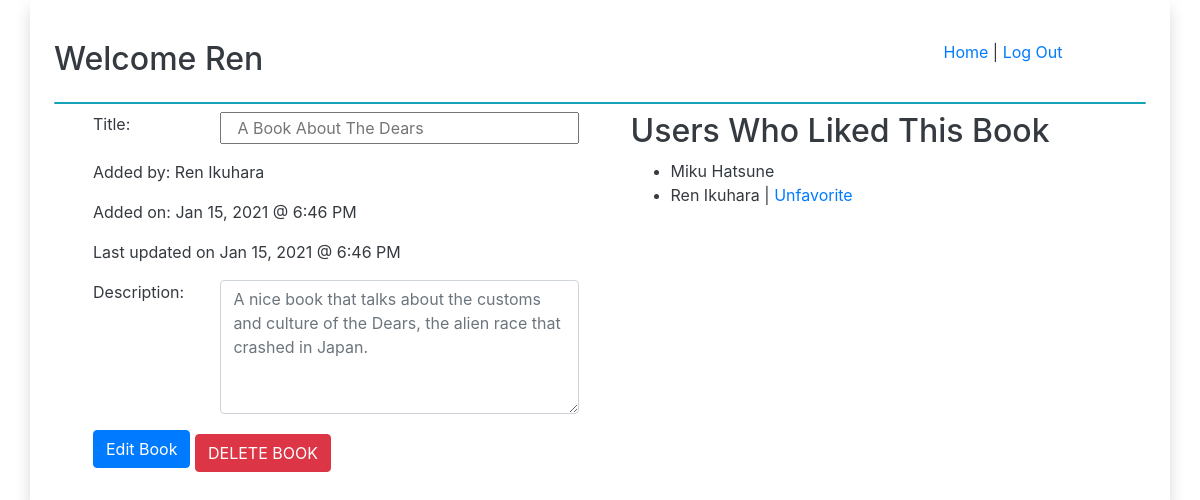
Screenshot of /book/2 (signed in) with the database file from the repository.
### Favorite_Books/models.py (models this page shows)
class Users(models.Model):
    first_name = models.CharField(max_length = 100)
    last_name = models.CharField(max_length = 100)
    email = models.EmailField()
    password = models.CharField(max_length = 255)
    created_at = models.DateTimeField(auto_now_add = True)
    updated_at = models.DateTimeField(auto_now = True)
    objects = ValidationTest()

class Books(models.Model):
    title = models.CharField(max_length = 255)
    description = models.TextField()
    created_at = models.DateTimeField(auto_now_add = True)
    updated_at = models.DateTimeField(auto_now = True)
    uploaded_by = models.ForeignKey(
        Users,
        related_name = "books_added",
        on_delete = CASCADE
    )
    users_who_fav = models.ManyToManyField(
        Users,
        related_name = "fav_books",
    )

### Favorite_Books/views.py (the view)
# urls.py: path('book/<bookid>', views.view_book, name = 'view_book'),
def view_book(request, bookid):
    this_book = Books.objects.get(id = bookid)
    this_user = Users.objects.get(id = request.session['userid'])
    context = {
            'book': this_book,
            'loggedinuser': this_user,
            'pagetitle': this_book.title
        }
    if this_book.uploaded_by.id == this_user.id:
        return render(request, 'html/edit_book_info.html', context)
    else:
        return render(request, 'html/view_book_info.html', context)

### Favorite_Books/templates/html/edit_book_info.html (shortened to what this page needs)
{% extends "html/base.html" %}
{% block content %}
<div class="row ml-3 p-2">
    <div class="col-6">
        <form action="{% url 'edit_book' book.id %}" method="POST">
            <div class="form-group row">
                <label for="editbooktitle" class="col-3 mr-2">Title: </label>
                <input type="text" name="editbooktitle" id="editbooktitle" placeholder="{{ book.title }}" class="col-8">
            </div>
            <p>Added by: {{ book.uploaded_by.first_name }} {{ book.uploaded_by.last_name }}</p>
            <p>Added on: {{ book.created_at|date:"M j, Y @ g:i A" }}</p>
            <p>Last updated on {{ book.updated_at|date:"M j, Y @ g:i A" }}</p>
            <div class="form-group row">
                <label for="editbookdesc" class="col-3 mr-2">Description: </label>
                <textarea name="editbookdesc" id="editbookdesc" rows="5" class="form-control col-8" minlength="5" placeholder="{{ book.description }}"></textarea>
            </div>
            <button type="submit" class="text-right btn btn-primary mb-2">Edit Book</button>
            <a class="btn btn-danger" href="{% url 'delete_book_confirm' book.id %}" role="button">DELETE BOOK</a>
        </form>
    </div>
    <div class="col-6">
        <h2>Users Who Liked This Book</h2>
        <ul>
            {% for userobj in book.users_who_fav.all %}
            <li>{{ userobj.first_name }} {{ userobj.last_name }}
                {% if userobj.id == loggedinuser.id %}
                | <a href="{% url 'unfavorite' book.id %}">Unfavorite</a>
                {% endif %}
            </li>
            {% endfor %}
        </ul>
    </div>
</div>
{% endblock content %}

### Favorite_Books/templates/html/base.html (shortened to what this page needs)
{% load static %}
<!DOCTYPE html>
<html lang="en">
<head>
    <link rel="stylesheet" href="https://stackpath.bootstrapcdn.com/bootstrap/4.3.1/css/bootstrap.min.css">
</head>
<body>
    <div class="p-4 container rounded-lg shadow bg-gradient-light text-dark">
        <div class="row mt-3 mb-3">
            <div class="mr-5 col-9">
                <h2>Welcome {{ loggedinuser.first_name }}</h2>
            </div>
            <div class="col-2">
                <a href="{% url 'all_books' %}">Home</a> | <a href="{% url 'logout' %}">Log Out</a>
            </div>
        </div>
        <div class="w-100 h-3 bg-dark border border-info rounded"></div>
        {% block content %}
        {% endblock content %}
    </div>
</body>
</html>

### rows the page displays
Users: first_name "Ren", last_name "Ikuhara", shows "Unfavorite"
Books: editbooktitle "A Book About The Dears", uploaded_by.first_name "Ren", uploaded_by.last_name "Ikuhara", created_at "Jan 15, 2021 @ 6:46 PM", updated_at "Jan 15, 2021 @ 6:46 PM", editbookdesc "A nice book that talks about the customs and culture of the Dears, the alien race that crashed in Japan."
Users: first_name "Miku", last_name "Hatsune"
